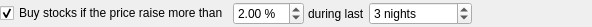
<?xml version="1.0" encoding="UTF-8"?>
<ui version="4.0">
 <class>BuyDecision7ConfigWidget</class>
 <widget class="QWidget" name="BuyDecision7ConfigWidget">
  <property name="geometry">
   <rect>
    <x>0</x>
    <y>0</y>
    <width>592</width>
    <height>27</height>
   </rect>
  </property>
  <layout class="QVBoxLayout" name="verticalLayout">
   <property name="spacing">
    <number>4</number>
   </property>
   <property name="leftMargin">
    <number>0</number>
   </property>
   <property name="topMargin">
    <number>0</number>
   </property>
   <property name="rightMargin">
    <number>0</number>
   </property>
   <property name="bottomMargin">
    <number>0</number>
   </property>
   <item>
    <layout class="QHBoxLayout" name="horizontalLayout">
     <property name="spacing">
      <number>4</number>
     </property>
     <item>
      <widget class="QCheckBox" name="enabledCheckBox">
       <property name="text">
        <string>Buy stocks if the price raise more than</string>
       </property>
       <property name="checked">
        <bool>true</bool>
       </property>
      </widget>
     </item>
     <item>
      <widget class="QDoubleSpinBox" name="priceRaiseDoubleSpinBox">
       <property name="suffix">
        <string notr="true"> %</string>
       </property>
       <property name="singleStep">
        <double>0.100000000000000</double>
       </property>
       <property name="value">
        <double>2.000000000000000</double>
       </property>
      </widget>
     </item>
     <item>
      <widget class="QLabel" name="label">
       <property name="text">
        <string>during last</string>
       </property>
      </widget>
     </item>
     <item>
      <widget class="QSpinBox" name="durationSpinBox">
       <property name="suffix">
        <string> nights</string>
       </property>
       <property name="maximum">
        <number>100000</number>
       </property>
       <property name="value">
        <number>3</number>
       </property>
      </widget>
     </item>
     <item>
      <spacer name="horizontalSpacer">
       <property name="orientation">
        <enum>Qt::Orientation::Horizontal</enum>
       </property>
       <property name="sizeHint" stdset="0">
        <size>
         <width>40</width>
         <height>20</height>
        </size>
       </property>
      </spacer>
     </item>
    </layout>
   </item>
  </layout>
 </widget>
 <resources/>
 <connections/>
</ui>
